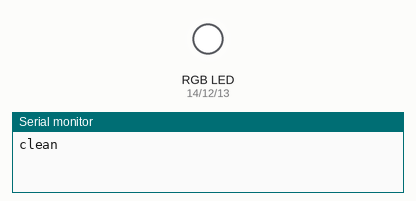
Simulated run of this sketch. Board: ESP8266 (NodeMCU). Parts: an RGB LED mixed from three pins (HIGH = lit), the last lines printed to the serial monitor. WiFi joins after 1.5 s; servers stay silent unless stated; uploads are accepted with an empty reply.

Above: at 0.1 s.
At 1.8 s:
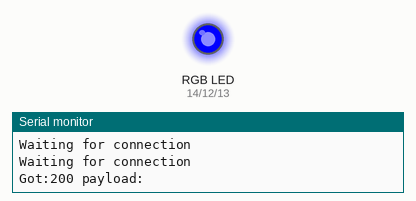
Timing chart, 0 to 3.3 s (numbered marks = the images above):
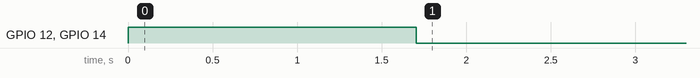

Measured:
- by itself, GPIO 12 (led_g), GPIO 14 (led_r): HIGH → LOW at 1.7 s

The sketch:

lockClient.ino
```cpp
#include "Stepper_28BYJ_48.h"
#include <ESP8266WiFi.h>
#include <ESP8266HTTPClient.h>

/**
 * LED RGB
 */
int led_r = 14; // D5
int led_g = 12;  // D6
int led_b = 13;  // D7

/**
 * Step motor
 */
Stepper_28BYJ_48 stepper(5,4,0,2);  // D1 D2 D3 D4
const int steps_to_open = 500;

/**
* WiFi settings - Modify as desired
**/
const char* wlan_ssid             = "AlgoAlgo";
const char* wlan_password         = "12345678";

/**
* Server settings
**/
const char host[]               = "192.168.0.163";
const int port                 = 8080;
const char baseURL[]           = "http://e2b72247.ngrok.io/lock/status/18bfd86f-539e-40e2-a917-64c9ed1d42d9";
//const char baseURL[]           = "http://192.168.0.163:8080/lock/status/18bfd86f-539e-40e2-a917-64c9ed1d42d9";

// Lock UUID
const char* lock_uuid = "18bfd86f-539e-40e2-a917-64c9ed1d42d9";


// Lock status
boolean isOpen = true;
boolean firstTime = true;

/***
 * Initial setup
 * @return void
 */
void setup() {
  Serial.begin(115200);
  Serial.println("clean");
  connect_wifi();
  pinMode (led_r, OUTPUT);
  pinMode (led_g, OUTPUT);
  pinMode (led_b, OUTPUT);
}

/***
 * Used to connect to the correct wifi network
 * @return void
 */
void connect_wifi(){
  WiFi.begin(wlan_ssid, wlan_password); //WiFi connection

  while (WiFi.status() != WL_CONNECTED) { //Wait for the WiFI connection completion
    led_rgb(255,255,255);
    delay(500);
    Serial.println("Waiting for connection");
  }

  firstTime = true;
}

/***
 * Main program loop
 * @return void
 */
void loop() {

        if(WiFi.status() == WL_CONNECTED){   //Check WiFi connection status

           HTTPClient http;    //Declare object of class HTTPClient

           http.begin(baseURL);  //Specify request destination
           http.addHeader("Content-Type", "text/plain");  //Specify content-type header

           int httpCode = http.POST("lock");   //Send the request
           String payload = http.getString();                  //Get the response payload
           http.end();  //Close connection
           Serial.print("Got:");
           Serial.print(httpCode);   //Print HTTP return code
           Serial.print(" payload: ");
           Serial.println(payload);    //Print request response payload
           process(payload);

         }else{
            Serial.println("Error in WiFi connection");
            connect_wifi();
         }
         led_rgb(0,0,255);
         delay(3500);
}

/*****************************
 * Process the received data and executes the corresponding action
 * @return void
 **************************/
void process(String payload){
  if(payload.equals("OPEN") && (!isOpen || firstTime)){
    open_lock();
  } else if(payload.equals("CLOSE") && (isOpen || firstTime)){
    close_lock();
  }
}

/*****************************
 * Used to set the RGB led to the desired values
 * @param r red value
 * @param g green value
 * @param b blue value
 * @return void
 **************************/
void led_rgb(int r, int g, int b){
 analogWrite (led_r, r);
 analogWrite (led_g, g);
 analogWrite (led_b, b);
}

/*****************************
 * Used to open the lock
 * @return void
 **************************/
void open_lock(){
  Serial.print("opening...");
  int i = steps_to_open;
  while(i > 0){
    i--;
    stepper.step(-1);
    led_rgb(0,255,0);
    yield();
  }
  isOpen = true;
  firstTime = false;
}

/*****************************
 * Used to close the lock
 * @return void
 **************************/
void close_lock(){
  Serial.print("closing...");
  int i = steps_to_open;
  while(i > 0){
    i--;
    stepper.step(1);
    led_rgb(255,0,0);
    yield();
  }
  isOpen = false;
  firstTime = false;
}
```
